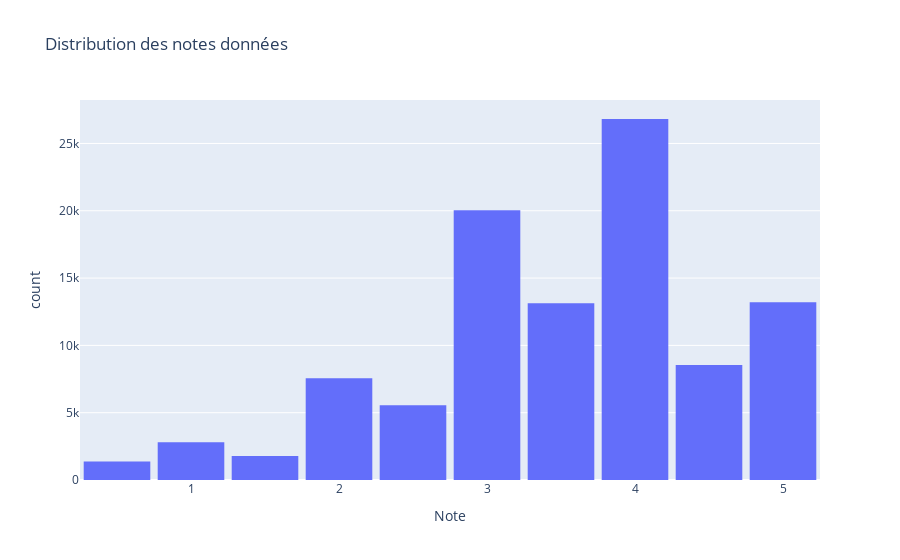

The notebook cell this image was saved under:
### Code cell
# Graphe 2 : Distribution des notes données
fig2 = px.histogram(
    ratings_df,
    x="rating",
    nbins=10,
    title="Distribution des notes données",
    labels={"rating": "Note"},
)
fig2.update_layout(bargap=0.1)
fig2.show()

### Figure 1 — Plotly figure (JSON) as saved in the notebook; plotly's stock layout.template omitted (floating-point values rounded to 4 significant figures; data arrays with more than 128 entries replaced by an {"elided": "..."} marker saying what was removed)
{"data": [{"bingroup": "x", "hovertemplate": "Note=%{x}<br>count=%{y}<extra></extra>", "legendgroup": "", "marker": {"color": "#636efa", "pattern": {"shape": ""}}, "name": "", "nbinsx": 10, "orientation": "v", "showlegend": false, "type": "histogram", "x": {"elided": "100836 float values"}, "xaxis": "x", "yaxis": "y"}], "layout": {"bargap": 0.1, "barmode": "relative", "legend": {"tracegroupgap": 0}, "title": {"text": "Distribution des notes données"}, "xaxis": {"anchor": "y", "domain": [0, 1], "title": {"text": "Note"}}, "yaxis": {"anchor": "x", "domain": [0, 1], "title": {"text": "count"}}}}
